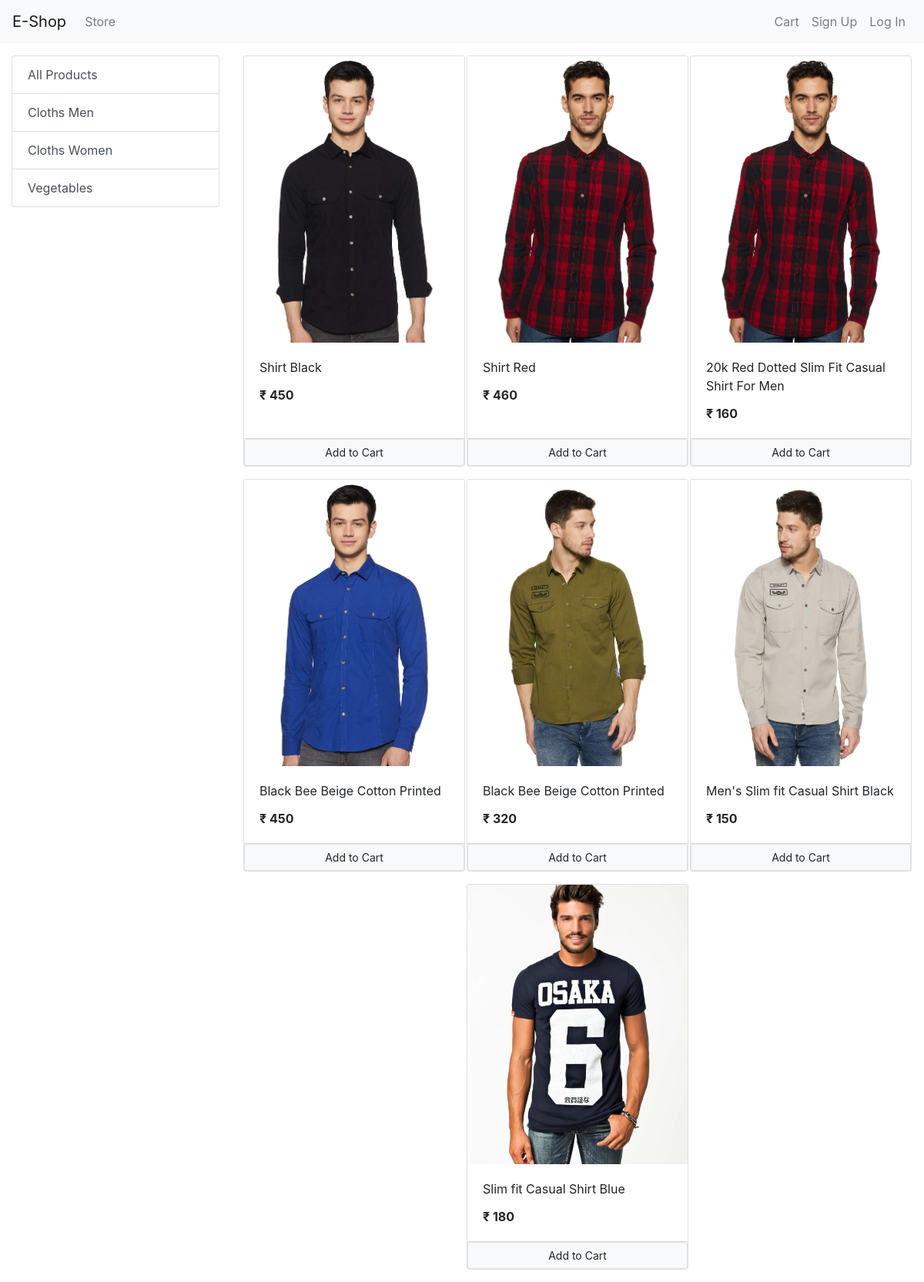
/?category=1, run on the app's committed database.
### store/models/category.py (models this page shows, shortened)
class Category(models.Model):
    name = models.CharField(max_length=20)
    @staticmethod
    def get_all_categories():
        return Category.objects.all()

### store/models/product.py (models this page shows, shortened)
class Product(models.Model):
    name = models.CharField(max_length=50)
    price = models.IntegerField(default=0)
    category = models.ForeignKey(Category, on_delete=models.CASCADE, default=1)
    description = models.CharField(max_length=200, default='', null=True, blank=True)
    image = models.ImageField(upload_to='uploads/products/')
    @staticmethod
    def get_all_products_by_categoryid(category_id):
        if category_id:
            return Product.objects.filter(category=category_id)
        else:
            return Product.get_all_products()

### store/views/home.py (the view, shortened to what this page needs)
# urls.py: path('', Index.as_view(), name="homepage"),
class Index(View):
    def get(self, request):
        cart = request.session.get('cart')
        if not cart:
            request.session['cart'] = {}
        products = None
        categories = Category.get_all_categories()
        categoryID = request.GET.get('category')
        if categoryID:
            products = Product.get_all_products_by_categoryid(categoryID)
        else:
            products = Product.get_all_products()
        data = {}
        data['products'] = products
        data['categories'] = categories
        return render(request, 'index.html', data)

### store/templatetags/cart.py (called while the page is built)
@register.filter(name='is_in_cart')
def is_in_cart(product, cart):
    keys = cart.keys()
    for id in keys:
        if int(id) == product.id:
            return True
    return False

### store/templatetags/custom_filter.py (called while the page is built)
@register.filter(name='currency')
def currency(number):
    return '₹' + " " + str(number)

### store/templates/index.html (shortened to what this page needs)
{% extends 'base.html' %}
{% block content %}
{% load cart %}
    {% load custom_filter %}
    <div class="container-fluid mt-3">
        <div class="row">
            <div class="col-lg-3 mx-auto">
                <ul class="list-group">
                <a href="/" class="list-group-item list-group-item-action "> All Products </a>
                    {% for category in categories %}
                    <a href="/?category={{ category.id }}" class="list-group-item list-group-item-action ">{{ category.name }}</a>
                    {% endfor %}
                </ul>
            </div>
            <div id="products" class="col-lg-9 mx-auto">
                <div class="row mx-auto">
                {% for product in products %}
                 <div class="card mx-auto mb-3" id="{{ product.id }}" style="width: 18rem; ">
                 <img src="{{ product.image.url }}" class="card-img-top" alt="...">
                <div class="card-body">
                <p class="card-title">{{ product.name }}</p>
                <p class="card-text"><b>  {{ product.price|currency }} </b></p>
                </div>
                 <div class=" card-footer p-0  ">
                     {% if product|is_in_cart:request.session.cart %}
                     <div class="row no-gutters ">
                      <form action="/#{{ product.id }}" method="post" class="col-2 ">
                             {% csrf_token %}
                             <input hidden type="text" name="product" value="{{ product.id }}">
                             <input hidden type="text" name="remove" value="True">
                             <input type="submit" value=" - " class="btn btn-block btn-secondary">
                         </form>
                     <div class="text-center col">{{ product|cart_quantity:request.session.cart  }} in cart</div>
                         <form action="/#{{ product.id }}" method="post" class="col-2 ">
                             {% csrf_token %}
                             <input hidden type="text" name="product" value="{{ product.id }}">
                             <input type="submit" value=" + " class="btn btn-block btn-secondary">
                         </form>
                      </div>
                     {% else %}
                       <form action="/#{{ product.id }}" method="POST" class="btn-block">
                         <input href="#" type="submit" class="btn btn-light btn-sm border form-control" value = "Add to Cart">
                      </form>
                     {% endif%}
                 </div>
                </div>
            {% endfor %}
             </div>
            </div>
        </div>
    </div>
{% endblock %}

### data on the page
Category: name "Cloths Men"
Category: name "Cloths Women"
Category: name "Vegetables"
Product: image (picture), name "Shirt Black", price "₹ 450"
Product: image (picture), name "Shirt Red", price "₹ 460"
Product: image (picture), name "20k Red Dotted Slim Fit Casual Shirt For Men", price "₹ 160"
Product: image (picture), name "Black Bee Beige Cotton Printed", price "₹ 450"
Product: image (picture), name "Black Bee Beige Cotton Printed", price "₹ 320"
Product: image (picture), name "Men's Slim fit Casual Shirt Black", price "₹ 150"
Product: image (picture), name "Slim fit Casual Shirt Blue", price "₹ 180"
